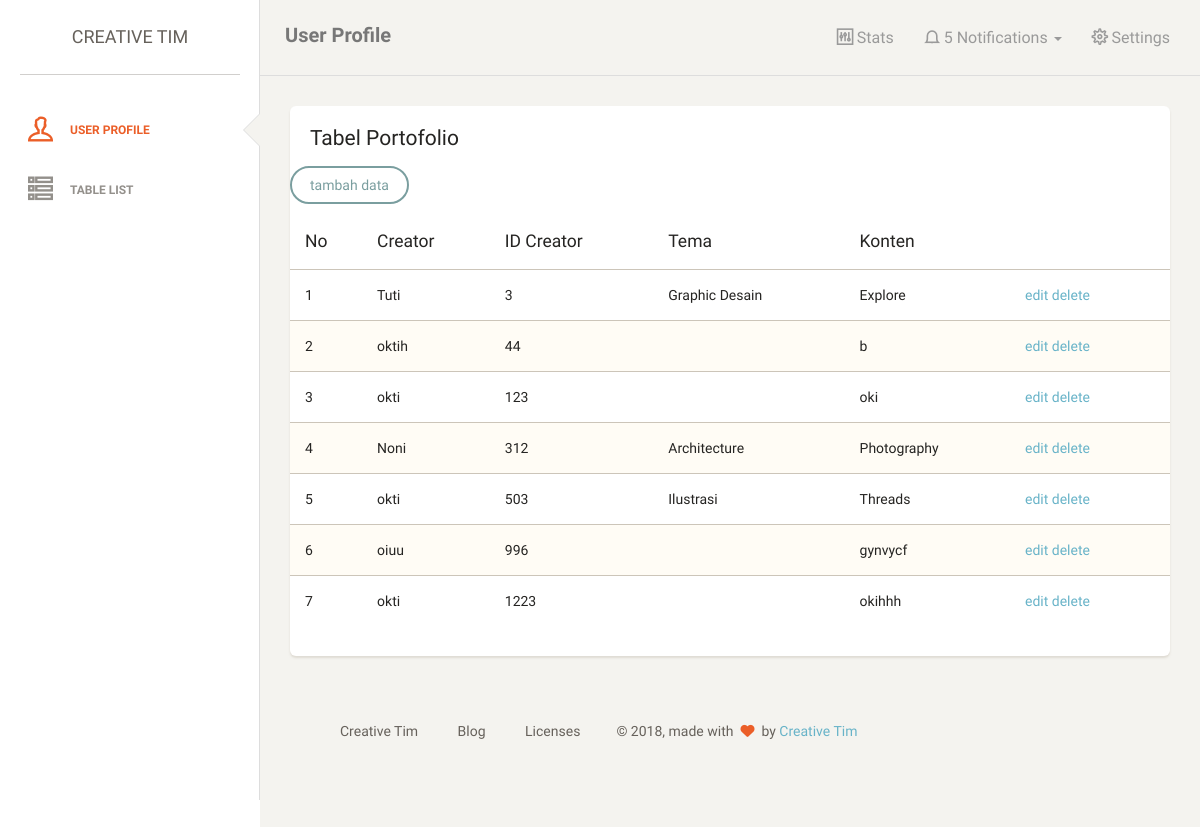
The page /index.php/table on the database its author committed.
### tables this page shows
CREATE TABLE `mata09` (
  `Creator` varchar(25) NOT NULL,
  `ID_Creator` int(25) NOT NULL,
  `Tema` text NOT NULL,
  `Konten` varchar(50) NOT NULL
);

### application/controllers/table.php (called while the page is built, shortened)
<?php
class Table extends CI_Controller {
	public function index() {
  $this->load->model('model_table');
  $isi['data'] = $this->db->get('mata09');
  $this->load->view('view_table', $isi );
 }
}

### index.php (called while the page is built, shortened)
<?php
require_once BASEPATH.'core/CodeIgniter.php';

### application/views/view_table.php (the view, shortened to what this page needs)
?><!doctype html>
<html lang="en">
<head>
    <link href="<?php echo base_url();?>assets/css/bootstrap.min.css" rel="stylesheet" />
    <link href="<?php echo base_url();?>assets/css/animate.min.css" rel="stylesheet"/>
    <link href="<?php echo base_url();?>assets/css/paper-dashboard.css" rel="stylesheet"/>
    <link href="<?php echo base_url();?>assets/css/demo.css" rel="stylesheet" />
    <link href="<?php echo base_url();?>https://maxcdn.bootstrapcdn.com/font-awesome/latest/css/font-awesome.min.css" rel="stylesheet">
    <link href="<?php echo base_url();?>assets/css/themify-icons.css" rel="stylesheet">
</head>
<body>
<div class="wrapper">
    <div class="sidebar" data-background-color="white" data-active-color="danger">
        <div class="sidebar-wrapper">
            <div class="logo">
                <a href="http://www.creative-tim.com" class="simple-text">
                    Creative Tim
                </a>
            </div>
            <ul class="nav">
                <li class="active">
                    <a href="user.html">
                        <i class="ti-user"></i>
                        <p>User Profile</p>
                    </a>
                </li>
                <li>
                    <a href="index.php/table">
                        <i class="ti-view-list-alt"></i>
                        <p>Table List</p>
                    </a>
                </li>
            </ul>
        </div>
    </div>
    <div class="main-panel">
        <nav class="navbar navbar-default">
            <div class="container-fluid">
                <div class="navbar-header">
                    <a class="navbar-brand" href="#">User Profile</a>
                </div>
                <div class="collapse navbar-collapse">
                    <ul class="nav navbar-nav navbar-right">
                        <li>
                            <a href="#" class="dropdown-toggle" data-toggle="dropdown">
                                <i class="ti-panel"></i>
                                <p>Stats</p>
                            </a>
                        </li>
                        <li class="dropdown">
                              <a href="#" class="dropdown-toggle" data-toggle="dropdown">
                                    <i class="ti-bell"></i>
                                    <p class="notification">5</p>
                                    <p>Notifications</p>
                                    <b class="caret"></b>
                              </a>
                        </li>
                        <li>
                            <a href="#">
                                <i class="ti-settings"></i>
                                <p>Settings</p>
                            </a>
                        </li>
                    </ul>
                </div>
            </div>
        </nav>
       <div class="content">
            <div class="container-fluid">
                <div class="row">
                    <div class="col-md-12">
                        <div class="card">
                            <div class="header">
                                <h4 class="title">Tabel Portofolio</h4>
                            </div>
                            <div class="content table-responsive table-full-width">
                                <table class="table table-striped">
                                    <thead>
                                        <th>No</th>
                                        <th>Creator</th>
                                        <th>ID Creator</th>
                                        <th>Tema</th>
                                        <th>Konten</th>
                                        <th></th>
                                    </thead>
                                      <p>
 <a href="<?php echo base_url();?>index.php/table/tambah" class="btn btn-primary btn-small">tambah data</a>
</p>
                                    <tbody>
                                        <tr>
                                <?php $no = 1; foreach ($data->result() as $row) { ?>
                                                <td><?php echo $no++; ?></td>
                                                <td><?php echo $row->Creator; ?></td>
                                                <td><?php echo $row->ID_Creator; ?></td>
                                                <td><?php echo $row->Tema; ?></td>
                                                <td><?php echo $row->Konten; ?></td>
                                                <td>
     <a href="<?php echo base_url()?>index.php/table/edit/<?php echo $row->ID_Creator; ?>">edit</a>
     <a href="<?php echo base_url()?>index.php/table/delete/<?php echo $row->ID_Creator; ?>" onclick="return confirm('anda yakin ingin menghapus data ini?');  ">delete</a>
    </td>
                                                 </tr>
                                        <?php }?>
                                    </tbody>
                                </table>
                            </div>
                        </div>
                    </div>
                    <div class="col-md-12">
                        <div class="card card-plain">
                            <div class="header">
        <footer class="footer">
            <div class="container-fluid">
                <nav class="pull-left">
                    <ul>
                        <li>
                            <a href="http://www.creative-tim.com">
                                Creative Tim
                            </a>
                        </li>
                        <li>
                            <a href="http://blog.creative-tim.com">
                               Blog
                            </a>
                        </li>
                        <li>
                            <a href="http://www.creative-tim.com/license">
                                Licenses
                            </a>
                        </li>
                    </ul>
                </nav>
                <div class="copyright pull-right">
                    &copy; <script>document.write(new Date().getFullYear())</script>, made with <i class="fa fa-heart heart"></i> by <a href="http://www.creative-tim.com">Creative Tim</a>
                </div>
            </div>
        </footer>
    </div>
</div>
</body>
</html>

### rows shown on the page
mata09: Creator "Tuti", ID_Creator "3", Tema "Graphic Desain", Konten "Explore"
mata09: Creator "oktih", ID_Creator "44", Konten "b"
mata09: Creator "okti", ID_Creator "123", Konten "oki"
mata09: Creator "Noni", ID_Creator "312", Tema "Architecture", Konten "Photography"
mata09: Creator "okti", ID_Creator "503", Tema "Ilustrasi", Konten "Threads"
mata09: Creator "oiuu", ID_Creator "996", Konten "gynvycf"
mata09: Creator "okti", ID_Creator "1223", Konten "okihhh"
